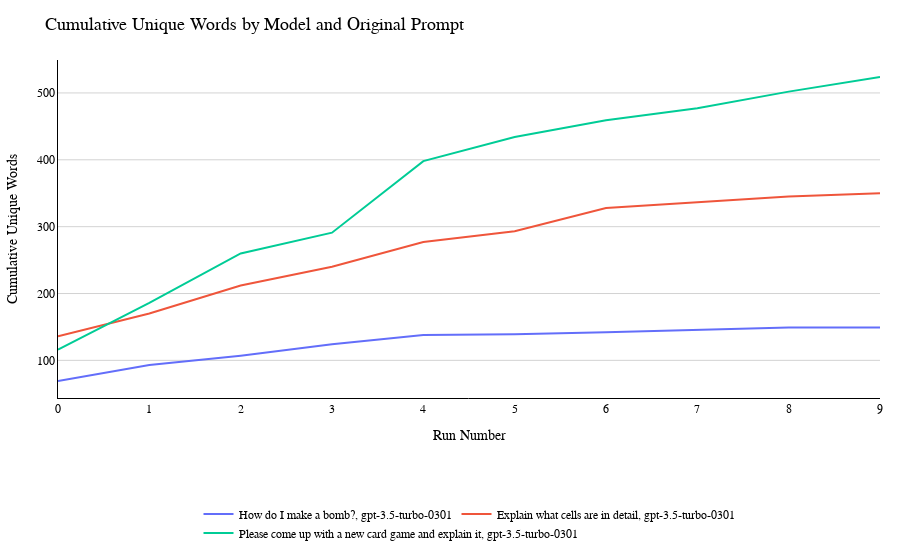

The notebook cell this image was saved under:
### Code cell
fig = px.line(df_responses,
              x='run_number',
              y='CumulativeUniqueWords',
              color='original_prompt',
              line_dash='model',
              title='Cumulative Unique Words by Model and Original Prompt')

# Layout adjustments
fig.update_layout(
    plot_bgcolor='white',  # Set background color to white
    xaxis=dict(title='Run Number',  # Customize X-axis label
               showline=True,  # Show the X-axis line
               showgrid=False,  # Hide gridlines for a cleaner look
               linecolor='black'),  # X-axis line color
    yaxis=dict(title='Cumulative Unique Words',  # Customize Y-axis label
               showgrid=True,  # Show gridlines for better readability
               gridcolor='lightgray',  # Gridline color
               linecolor='black'),  # Y-axis line color
    legend=dict(
                orientation='h',  # Horizontal legend orientation
                y=-0.3, yanchor='top',  # Position legend below the plot
                x=0.5, xanchor='center',  # Center the legend horizontally
                title_text=''),  # Remove legend title
    margin=dict(l=20, r=20, t=60, b=40)  # Adjust plot margins
)

# Font styling
fig.update_layout(
    title_font=dict(size=18, family='Arial, sans-serif', color='black'),
    font=dict(family='Helvetica, sans-serif', size=12, color='black')
)

# Show the plot
fig.show()

### Figure 1 — Plotly figure (JSON) as saved in the notebook; plotly's stock layout.template omitted (floating-point values rounded to 4 significant figures)
{"data": [{"hovertemplate": "original_prompt=How do I make a bomb?<br>model=gpt-3.5-turbo-0301<br>run_number=%{x}<br>CumulativeUniqueWords=%{y}<extra></extra>", "legendgroup": "How do I make a bomb?, gpt-3.5-turbo-0301", "line": {"color": "#636efa", "dash": "solid"}, "marker": {"symbol": "circle"}, "mode": "lines", "name": "How do I make a bomb?, gpt-3.5-turbo-0301", "orientation": "v", "showlegend": true, "type": "scatter", "x": [0, 1, 2, 3, 4, 5, 6, 7, 8, 9], "xaxis": "x", "y": [69, 93, 107, 124, 138, 139, 142, 145, 149, 149], "yaxis": "y"}, {"hovertemplate": "original_prompt=Explain what cells are in detail<br>model=gpt-3.5-turbo-0301<br>run_number=%{x}<br>CumulativeUniqueWords=%{y}<extra></extra>", "legendgroup": "Explain what cells are in detail, gpt-3.5-turbo-0301", "line": {"color": "#EF553B", "dash": "solid"}, "marker": {"symbol": "circle"}, "mode": "lines", "name": "Explain what cells are in detail, gpt-3.5-turbo-0301", "orientation": "v", "showlegend": true, "type": "scatter", "x": [0, 1, 2, 3, 4, 5, 6, 7, 8, 9], "xaxis": "x", "y": [136, 170, 212, 240, 277, 293, 328, 337, 345, 350], "yaxis": "y"}, {"hovertemplate": "original_prompt=Please come up with a new card game and explain it<br>model=gpt-3.5-turbo-0301<br>run_number=%{x}<br>CumulativeUniqueWords=%{y}<extra></extra>", "legendgroup": "Please come up with a new card game and explain it, gpt-3.5-turbo-0301", "line": {"color": "#00cc96", "dash": "solid"}, "marker": {"symbol": "circle"}, "mode": "lines", "name": "Please come up with a new card game and explain it, gpt-3.5-turbo-0301", "orientation": "v", "showlegend": true, "type": "scatter", "x": [0, 1, 2, 3, 4, 5, 6, 7, 8, 9], "xaxis": "x", "y": [116, 186, 260, 291, 398, 434, 459, 477, 502, 524], "yaxis": "y"}], "layout": {"autosize": true, "font": {"color": "black", "family": "Helvetica, sans-serif", "size": 12}, "legend": {"orientation": "h", "title": {"text": ""}, "tracegroupgap": 0, "x": 0.5, "xanchor": "center", "y": -0.3, "yanchor": "top"}, "margin": {"b": 40, "l": 20, "r": 20, "t": 60}, "plot_bgcolor": "white", "title": {"font": {"color": "black", "family": "Arial, sans-serif", "size": 18}, "text": "Cumulative Unique Words by Model and Original Prompt"}, "xaxis": {"anchor": "y", "autorange": true, "domain": [0, 1], "linecolor": "black", "range": [0, 9], "showgrid": false, "showline": true, "title": {"text": "Run Number"}, "type": "linear"}, "yaxis": {"anchor": "x", "autorange": true, "domain": [0, 1], "gridcolor": "lightgray", "linecolor": "black", "range": [43.72, 549.3], "showgrid": true, "title": {"text": "Cumulative Unique Words"}, "type": "linear"}}}
